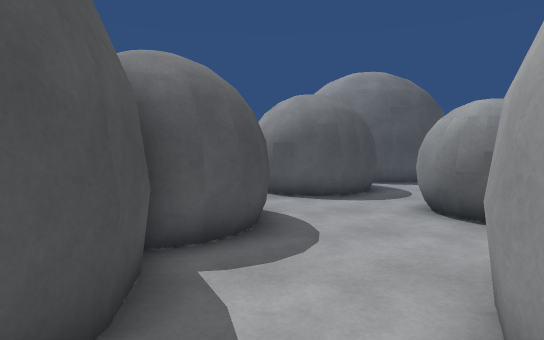
[1] (above)

22 first-person views from a walk through a scene from a Unity 3-D project. The camera is 1.5 m above the floor, tilts 4° down and sees 75° across. The floor is counted in squares, 1 m on a side. Each view is taken from the middle of a square. On the plan, view 1 faces up. The plan holds only what a view shows up to about 16 squares ahead; the rest is blank. The place goes on beyond the plan.

[2]
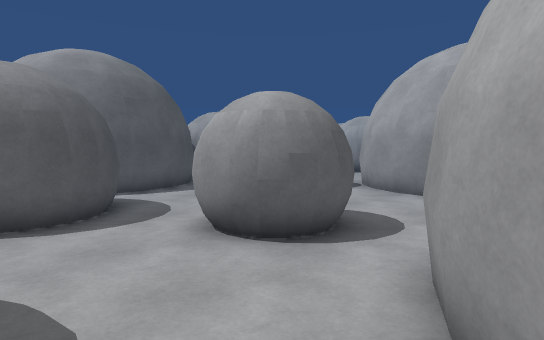

[3]
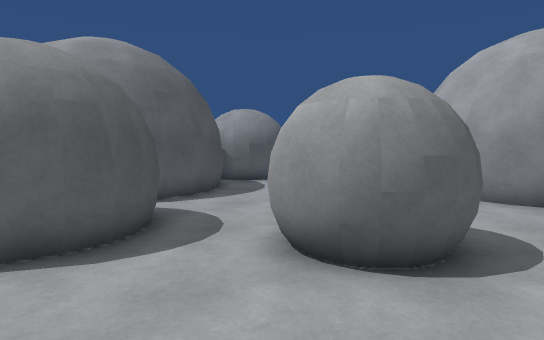

[4]
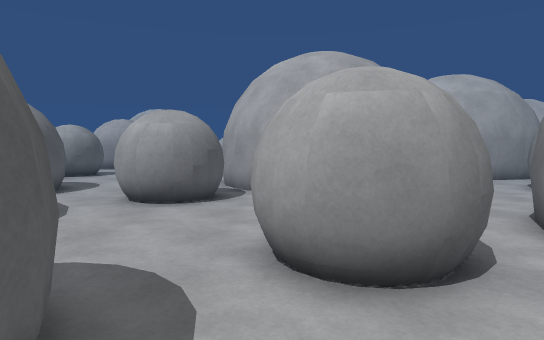

[5]
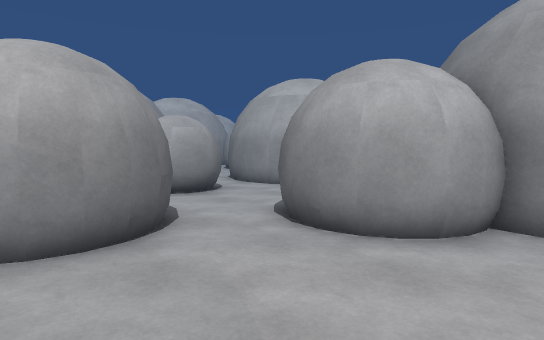

[6]
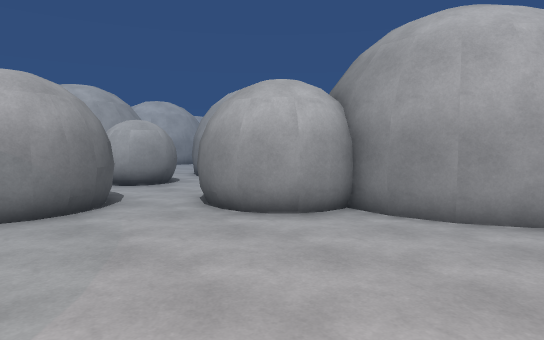

[7]
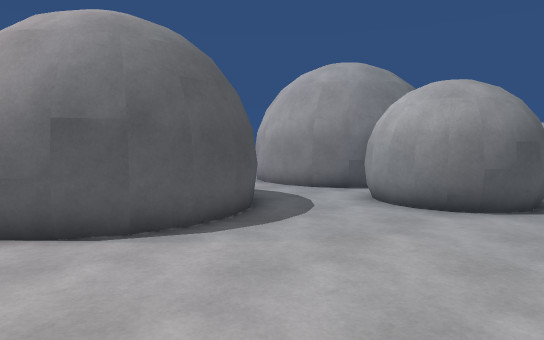

[8]
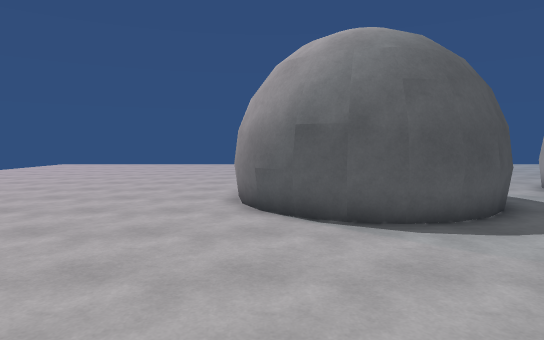

[9]
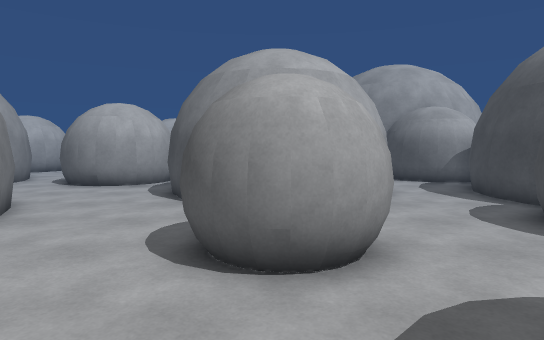

[10]
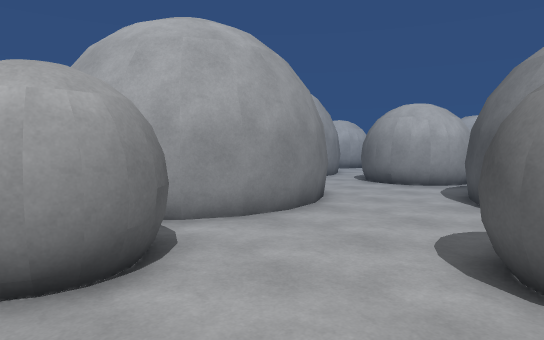

[11]
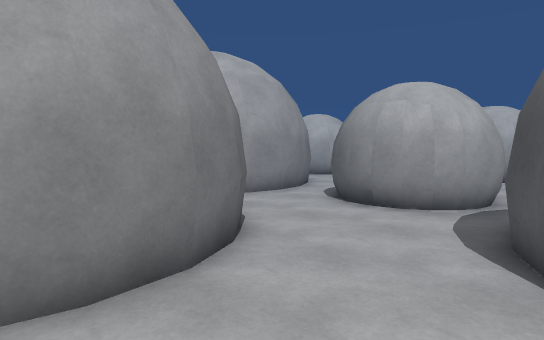

[12]
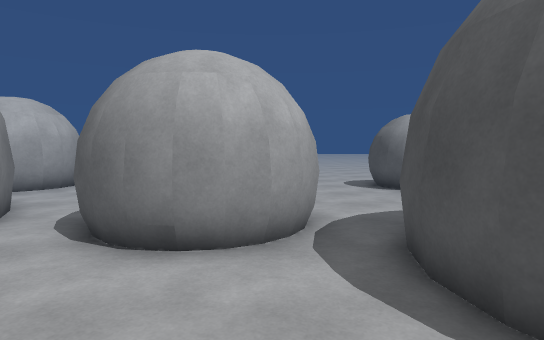

[13]
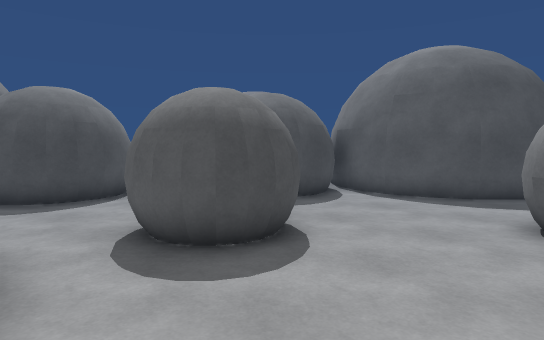

[14]
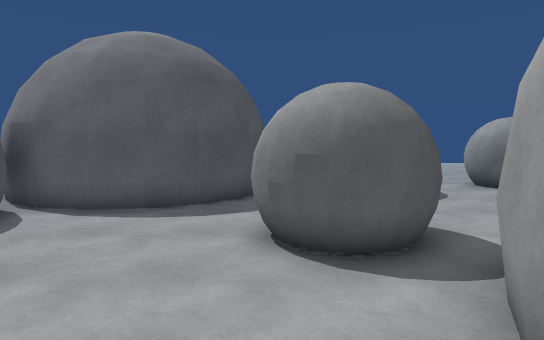

[15]
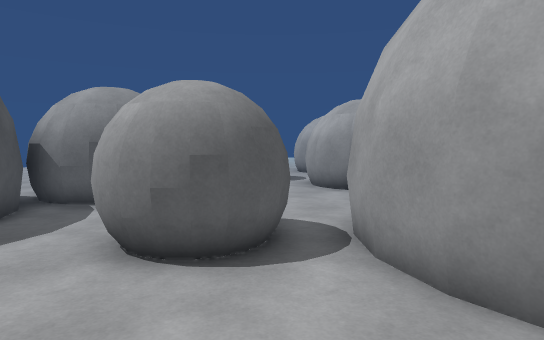

[16]
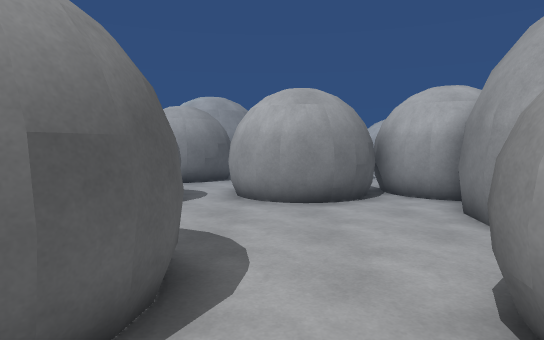

[17]
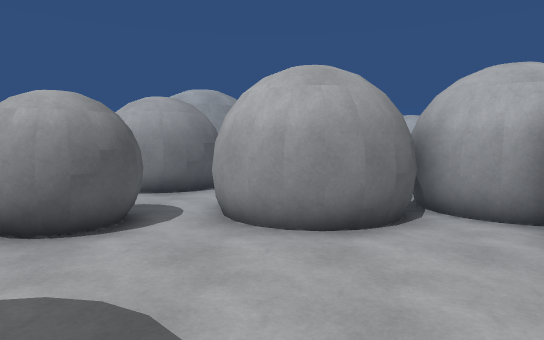

[18]
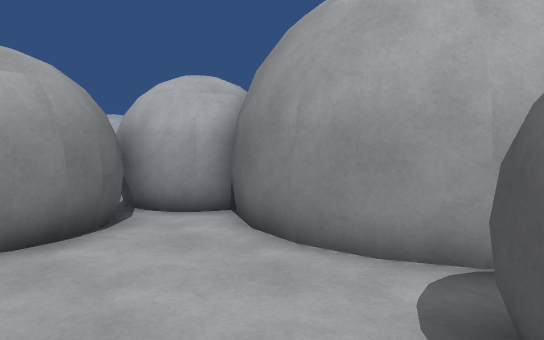

[19]
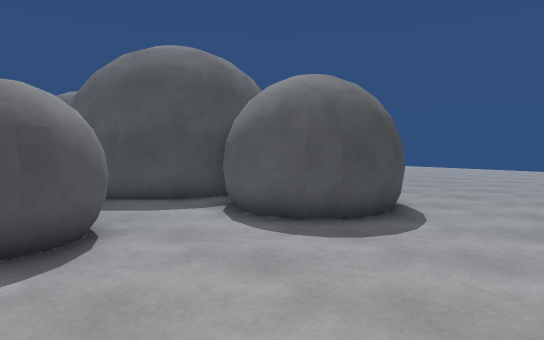

[20]
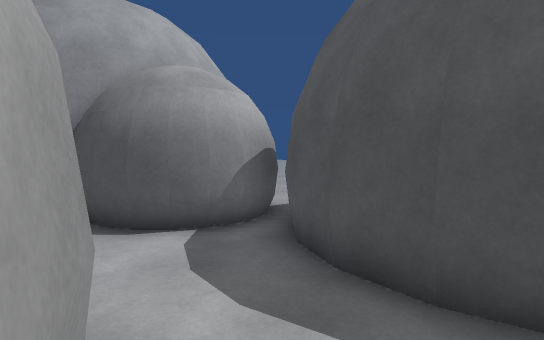

[21]
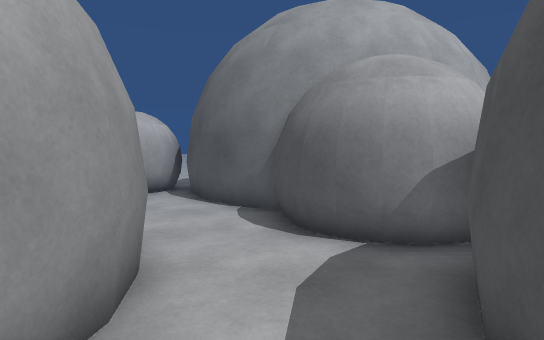

[22]
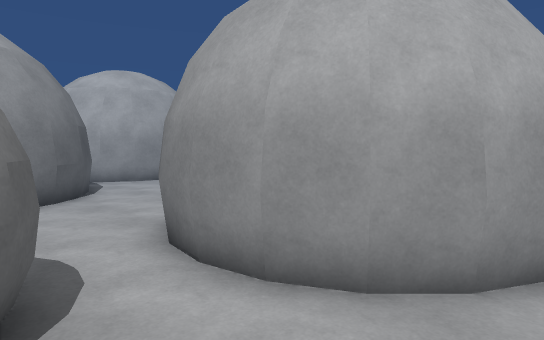

### Floor plan
Key: @ floor where view 1 was taken; # wall or solid block; x gap in a wall; . floor; T thing the floor can be seen under or through.
Columns run from 9 left of view 1 to 24 right of it. Each row starts with its distance up from view 1.
 19         ..#       #   #..##   .#
 18 #       ..#       #   #...## ..##
 17 ##      ..#      ### ##.........##
 16 .##  ##...##    ##.###.....##
 15 ..####.... ##  ##.........##
 14 .........#  ####..........##
 13 ........##  #.....###.....##
 12 ........##  #.....##TT.....###
 11 .........####.....##TTTTT#.###
 10 ..........##........TTT  ###
  9 ......###....###....##
  8  ....## ##...###....#
  7  .####  ##...###....#
  6  ##     ##....x.....#
  5        ##.....x.....##
  4        #....#####....##
  3        ##..##   ##....#
  2        ##.##     #.......#
  1        #..##     #.......#
  0       ##.@.#     #.####.##
 -1      ####..      ###  #.#
 -2     .#  ##..     .#    .##
 -3    ..    #...   ..#    ..#
 -4   ..     #...   ...     ..
 -5   .      ##..  .....     ..
 -6           ##.  .....     ..#
 -7            #####..        ##
 -8             #  #.. #      #
 -9                 .. #
-10                ...
-11                ..

Positions as (right, up) in squares from view 1, and headings:
1: (0, 0), facing up
2: (0, 3), facing up-right
3: (0, 5), facing up-right
4: (0, 9), facing right
5: (-6, 14), facing down-right
6: (-9, 14), facing down-right
7: (-9, 9), facing up-right
8: (-8, 8), facing up
9: (5, 13), facing down
10: (5, 13), facing down-right
11: (7, 8), facing down-right
12: (10, 5), facing down
13: (10, 4), facing up-left
14: (9, 6), facing up
15: (7, 7), facing up-right
16: (8, 15), facing right
17: (11, 15), facing right
18: (11, 15), facing down-right
19: (17, 11), facing up-left
20: (2, 4), facing down-left
21: (0, 4), facing down
22: (1, 7), facing down-right
